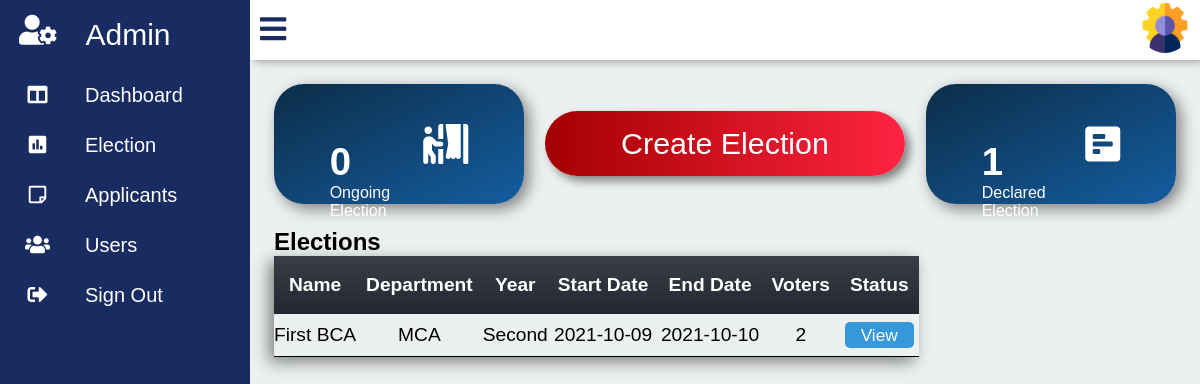
/elections.php (signed in), run on an earlier commit of the app's database.
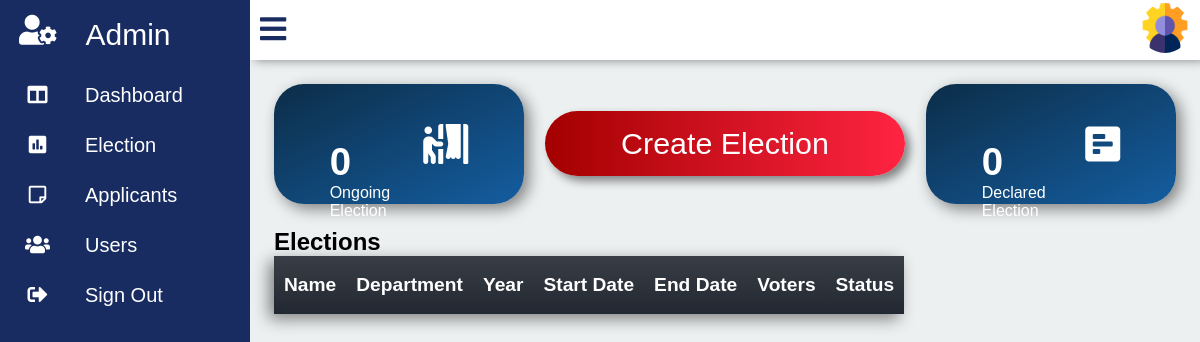
And on a later commit of the database.
### tables this page shows
CREATE TABLE IF NOT EXISTS `elections` (
  `id` int(10) unsigned NOT NULL AUTO_INCREMENT,
  `Name` varchar(30) NOT NULL,
  `Department_id` int(11) unsigned NOT NULL,
  `Year_id` int(11) unsigned NOT NULL,
  `Election_status` tinyint(3) unsigned NOT NULL DEFAULT '0',
  `Start_date` date NOT NULL,
  `End_date` date NOT NULL,
  `Start_time` time NOT NULL,
  `End_time` time NOT NULL,
  `Voters` int(11) NOT NULL,
  PRIMARY KEY (`id`),
  KEY `elections_dpt` (`Department_id`),
  KEY `elections_year` (`Year_id`)
);

CREATE TABLE IF NOT EXISTS `department` (
  `id` int(11) unsigned NOT NULL AUTO_INCREMENT,
  `Department_name` varchar(10) NOT NULL,
  `Yr_no` int(11) NOT NULL,
  PRIMARY KEY (`id`)
);

CREATE TABLE IF NOT EXISTS `year` (
  `id` int(10) unsigned NOT NULL AUTO_INCREMENT,
  `Year_name` varchar(10) NOT NULL,
  PRIMARY KEY (`id`)
);

### php/onTablefunc.php (called while the page is built, shortened)
<?php
	function getDepartment($dpid,$con){
		$dpquery = "select Department_name from department where(id = $dpid );";
		$dp = mysql_query($dpquery,$con);
		$department = mysql_fetch_array($dp);
		return $department['Department_name'];
	}
	function getYear($yrid,$con) {
		$yrquery = "select * from year where(id = $yrid);";
		$yr = mysql_query($yrquery,$con);
		$year = mysql_fetch_array($yr);
		return $year['Year_name'];
	}
	function get_No_of_voters($eid,$con) {
		$votersQ = "select * from voters_list where Election_id = '$eid';";
		if(!($voterQ_obj = mysql_query($votersQ,$con)))
			return false;
		else {
			$voterQ_obj = mysql_query($votersQ,$con);
			return mysql_num_rows($voterQ_obj);
		}
	}
?>

### elections.php (the view, shortened to what this page needs)
<?php
	include('php/config.php');
	include('php/onTablefunc.php');
	include('php/elecheck.php');
	function get_no_of_election($type,$con){
		$Q = "select * from elections where Election_status = '$type'";
		$Qobj = mysql_query($Q,$con);
		return mysql_num_rows($Qobj);
	}
?>
<!DOCTYPE html>
<html>
<head>
	<link rel="stylesheet" type="text/css" href="css/all.min.css">
	<link rel="stylesheet" type="text/css" href="css/fontawesome.min.css">
	<link rel="stylesheet" type="text/css" href="css/panel.css">
	<link rel="stylesheet" href="css/electionmag.css">
	<link rel="stylesheet" type="text/css" href="css/table.css">
	<link rel="stylesheet" type="text/css" href="DataTables/datatables.min.css">
</head>
<body>
	<div class="container">
		<div class="navigation">
		<div class="admin_icon">
			<a href="">
					<i class="fas fa-user-cog"></i>
				<span class="admin_Text" >Admin</span>
			</a>
		</div>
			<ul>
				<li>
					<a href="admin.php">
						<span class="icon">
							<i class="fas fa-columns"></i>
						</span>
						<span class="title">Dashboard</span>
					</a>
				</li>
				<li>
					<a href="elections.php">
						<span class="icon">
							<i class="fas fa-poll"></i>
						</span>
						<span class="title">Election</span>
					</a>
				</li>
				<li>
					<a href="applicants.php">
						<span class="icon">
							<i class="far fa-sticky-note"></i>
						</span>
						<span class="title">Applicants</span>
					</a>
				</li>
				<li>
					<a href="users.php">
						<span class="icon">
							<i class="fas fa-users"></i>
						</span>
						<span class="title">Users</span>
					</a>
				</li>
				<li>
					<a href="/project/php/logout.php">
						<span class="icon">
							<i class="fas fa-sign-out-alt"></i>
						</span>
						<span class="title">Sign Out</span>
					</a>
				</li>
			</ul>
		</div>
		<div class="main">
			<div class="topbar">
				<div class="user">
					<a href="adminacc.php"><img src="images/admin_photo.png"></a>
				</div>
			</div>
			<div class="election_Management">
				<div class="easy_Details">
					<div class="boxarea ongoing">
						<div class="boxdetails ongoing">
							<span class="number ongoing"><?php if(get_no_of_election(1,$con))
																	echo get_no_of_election(1,$con);
																	else
																	echo "0";
																?></span>
							<span class="name">Ongoing Election</span>
						</div>
						<i class="fas fa-person-booth"></i>
					</div>
					<div class="create_Button">
						<a class="start_Election" href="createElection.php"> Create Election</a>
					</div>
					<div class="boxarea declared">
						<div class="boxdetails declared">
								<span class="number declared"><?php if(get_no_of_election(0,$con))
																	echo get_no_of_election(0,$con);
																	else
																	echo "0";
																?></span>
								<span class="name">Declared Election</span>
						</div>
						<i class="fas fa-poll-h"></i>
					</div>
				</div>
				<div class="table_Area">
					<div class="t_Heading">
						<h2>Elections</h2>
					</div>
					<table id="elections_Table" class="table elections">
					<thead>
						<tr>
							<th>Name</th>
							<th>Department</th>
							<th>Year</th>
							<th>Start Date</th>
							<th>End Date</th>
							<th>Voters</th>
							<th>Status</th>
						</tr>
					</thead>
					<tbody>
						<?php
						$selectQ = "select * from elections;";
						$result = mysql_query($selectQ,$con);
						while($data = mysql_fetch_array($result)){
							$department = getDepartment($data['Department_id'],$con);
							$year = getYear($data['Year_id'],$con);
							$voters = get_No_of_voters($data['id'],$con);
							?>
							<tr>
								<td><?php echo $data['Name']; ?></td>
								<td><?php echo $department; ?></td>
								<td><?php echo $year; ?></td>
								<td><?php echo $data['Start_date']; ?></td>
								<td><?php echo $data['End_date']; ?></td>
								<td><?php echo $voters; ?></td>
								<td><a href="electionView.php?eid=<?php echo $data['id']; ?>"  class="button View">View</a></td>
							</tr>
						<?php
						}
						?>
					</tbody>
					</table>
				</div>
			</div>
		</div>
	</div>
</body>
</html>

What changed in the data, as far as the page shows it:
removed elections: Name "First BCA", Department.Department_name "MCA", Year.Year_name "Second", Start_date "2021-10-09", End_date "2021-10-10", voters "2"
Also different on the page:
get_no_of_election(0,$con): "1" → (not shown)
text now shown: "0"
